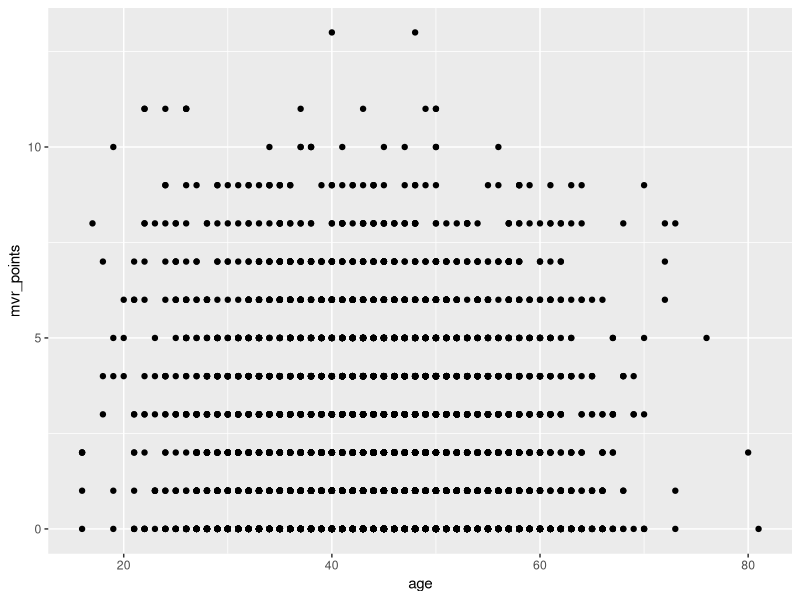
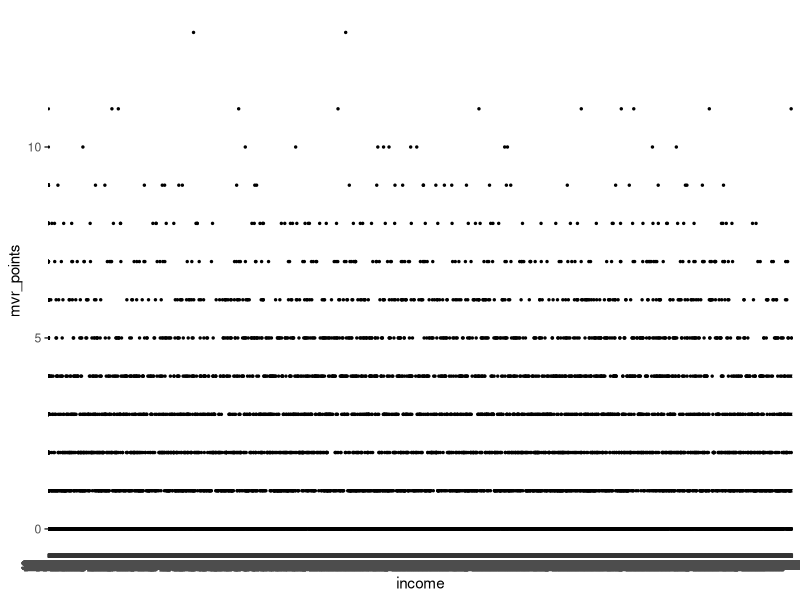
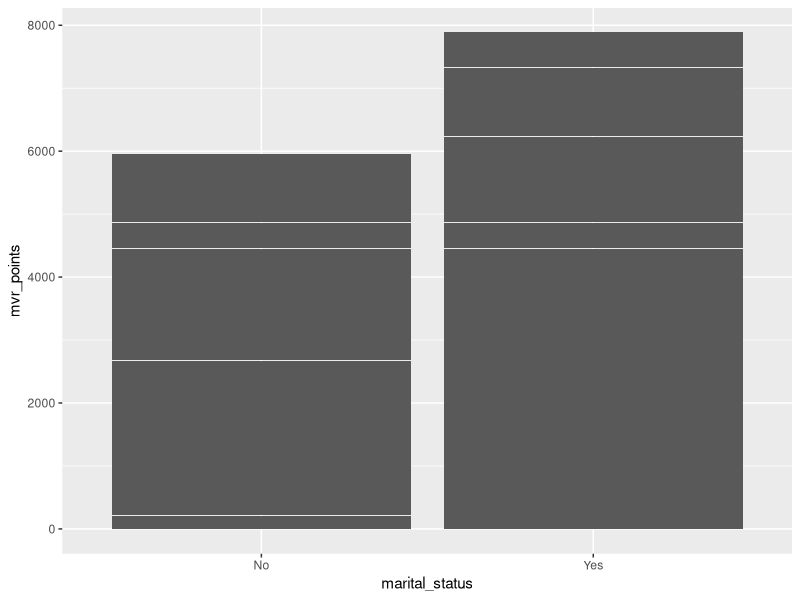
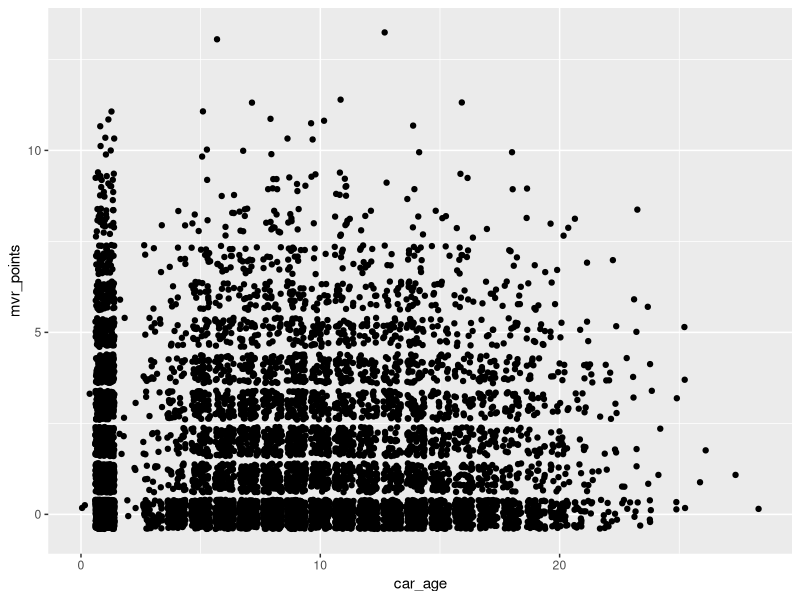

These charts were generated, in order, by the following R code:
## ---- chunk 1
library(readr)
library(ggplot2)
library(dplyr)
library(tidyverse)
## ---- chunk 2

data <- read_csv("decal_midterm.csv")
colnames(data) = c("claim_number", "age", "income", "marital_status", "education", "mvr_points", "car_age", "location", "old_claim", "premium")
data
## ---- chunk 3

age <- select(data, age, mvr_points)
age

ggplot(age, aes(age, mvr_points)) + geom_point()
## ---- chunk 4
income <- select(data, income, mvr_points)

ggplot(income, aes(income, mvr_points)) + geom_point(size = .5)
## ---- chunk 5
marital_status <- select(data, marital_status, mvr_points)

ggplot(marital_status, aes(marital_status, mvr_points)) + geom_col(binwidth = 2)
## ---- chunk 6

phd <- filter(data, education == "PhD")
highschool <- filter(data, education == "High School")
bachelor  <- filter(data, education == "Bachelors")
under_highschool <- filter(data, education == "<High School")
## ---- chunk 7
car <- select(data, car_age, mvr_points)

ggplot(car, aes(car_age, mvr_points)) + geom_jitter()
## ---- chunk 8
rural_urban <- 
  select(data, )
## ---- chunk 9
phd <- filter(data, education == "PhD")
highschool <- filter(data, education == "High School")
bachelor  <- filter(data, education == "Bachelors")
under_highschool <- filter(data, education == "<High School")
